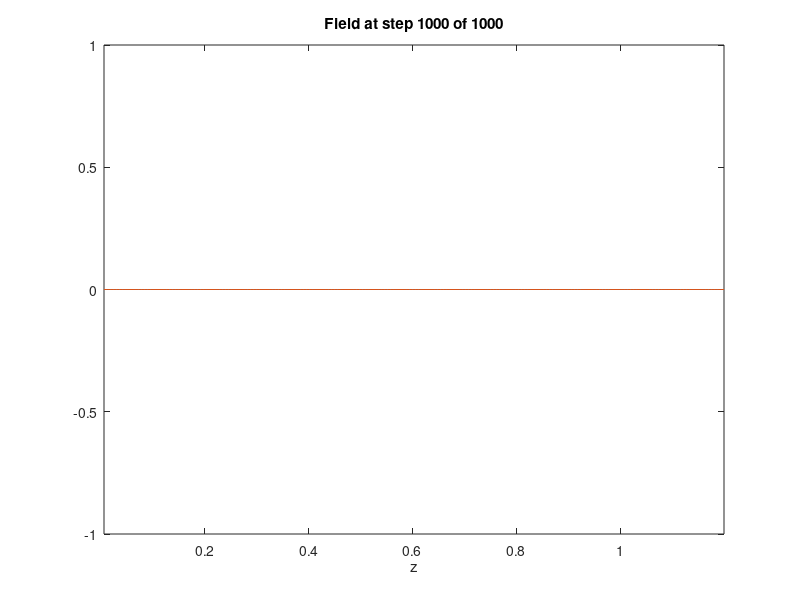

MATLAB code to generate this figure:
%fdtd1d_step1.m
% Basic FDTD Engine
%initialize matlab/octave
close all;
clc;
clear all;

%units MKS
meters = 1;
centimeters = 1e-2*meters;
millimeters = 1e-3*meters;
inches = 2.54 * centimeters;
feet = 12 * inches;

seconds = 1;

hertz = 1 / seconds;
kilohertz = 1e3 * hertz;
megahertz = 1e6 * hertz;
gigahertz = 1e9 * hertz;

%constants
c0 = 29979458 * meters/seconds; %speed of light
e0 = 8.8541878176e-12 * 1 / meters; %permitivity
u0 = 1.2566370614e-6 * 1 / meters; %permeability

%Open a figure
figure('color', 'w')

%%%%%%%% Dashboard %%%%%%%%%%%%%%
%FDTD parameters
dz = 0.006 * meters; % grid resolution in the z direction
Nz = 200; % 200 points in the grid
dt = 1e-11 * seconds; %time step
STEPS = 1000; %1000 time steps

%%%%%% Buid device on grid %%%%%
%initialize material to free space
ER = ones(1, Nz);%relative permeability air
UR = ones(1, Nz);%relative permitivity

%%%% Initialize FDTD parameters %%%%%%
%Cimpute update coefficients
mEy = (c0*dt)./ER; 
mHx = (c0*dt)./UR; 

%Initialize fields
Ey = zeros(1, Nz);
Hx = zeros(1, Nz);


%%%% Perform FDTD Analysis %%%%%
%%% Main Loop
for T = 1 : STEPS
  % Update H from E
  for nz = 1: Nz-1
      Hx(nz) = Hx(nz) + mHx(nz)*( Ey(nz+1) - Ey(nz))/dz;
  endfor
  Hx(Nz) = Hx(Nz) + mHx(Nz)*( 0 - Ey(Nz))/dz;
  %Update E from H
  Ey(1) = Ey(1) + mEy(1)*(Hx(1) - 0)/dz;
  for nz = 2 : Nz
    Ey(nz) = Ey(nz) + mEy(nz)*(Hx(nz) - Hx(nz-1))/dz;
  endfor
  
  %Show status
  if ~mod(T,10)
    %show fields
    %draw1d(ER, Ey, Hz, dz);
    hor_axis = dz:dz:Nz*dz;
    plot(hor_axis, Ey, hor_axis, Hx);
    xlim([dz Nz*dz]);
    xlabel('z');
    title(['Field at step ' num2str(T) ' of ' num2str(STEPS)]);
    drawnow
  endif
  
endfor


